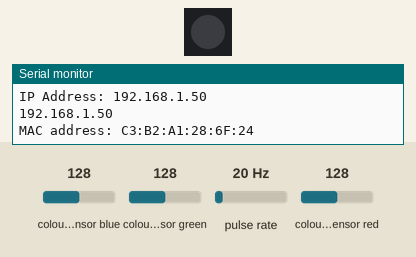
The sketch below on a simulated ESP32. On the bench: 1 RGB LEDs in strip order, left to right, the last lines printed to the serial monitor. Wiring (inferred from the names in the program): pulse sensor: data GPIO 3. The inputs (shaded band) are chosen by the test bench; at power-on: colour sensor blue 128, colour sensor green 128, pulse rate 20 Hz, colour sensor red 128. WiFi joins after 1.5 s; servers stay silent unless stated.

Above: at 20.6 s.
At 23.0 s:
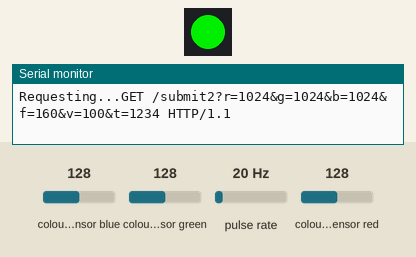
At 25.6 s:
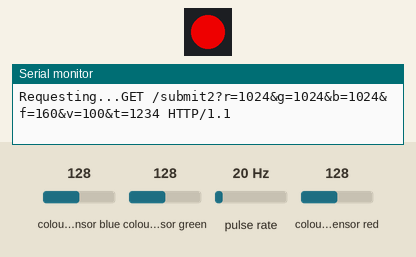
At 28.1 s:
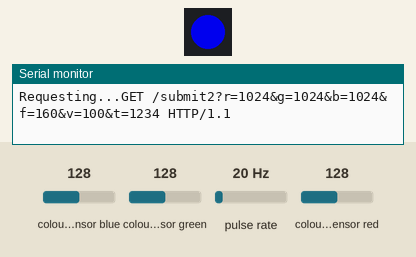
Timing chart, 0 to 28.9 s (numbered marks = the images above):
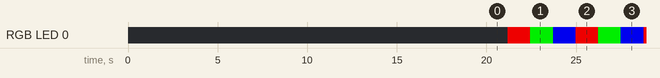

The sketch:

waterwidget1.ino
```cpp
#include <Adafruit_NeoPixel.h>

#include <SoftwareSerial.h> // needed for serial comm over digital pins other than onboard UART serial-over-usb
#include <Wire.h> // needed for I2C decives (SDA,SCL)
#include "Adafruit_NeoPixel.h"
#include "Adafruit_TCS34725.h"
#include <SPI.h>
#include <WiFi.h>

#include <stdio.h>

// ----------------------------------------------------------------
// WiFi Config
// ----------------------------------------------------------------

// WiFi - WPA2 AES CCPM
char ssid[] = "rover1";          // Wifi network SSID (name)
char pass[] = "hgoedbgmd";       // Wifi network password
char server[] = "192.168.101.1"; // Web server address

int status = WL_IDLE_STATUS; // holds the Wifi radio's status

// Initialize an object using the Wifi client library
WiFiClient client;

// ----------------------------------------------------------------
// Neopixel Config
// ----------------------------------------------------------------

// Which pin on the Arduino is connected to the NeoPixels?
const int PIN_NEOPIXEL_OUT = 6;

// When we setup the NeoPixel library, we tell it how many pixels, and which pin to use to send signals.
Adafruit_NeoPixel pixels = Adafruit_NeoPixel(1, PIN_NEOPIXEL_OUT, NEO_GRB + NEO_KHZ800);

// ----------------------------------------------------------------
// Color Sensor Config
// ----------------------------------------------------------------

// Initializes the color sensor object using it's library
Adafruit_TCS34725 tcs = Adafruit_TCS34725(TCS34725_INTEGRATIONTIME_700MS, TCS34725_GAIN_1X);

// ----------------------------------------------------------------
// Flow Sensor Config
// ----------------------------------------------------------------

// Must be a pin capable of an external hardware interupt
const int PIN_FLOWSENSOR_IN = 3;

// Gets incremented every time the HIGH signal is reached
volatile unsigned int flowSensorHighCount;

//------------------------------------------------------------------
// Setup() is the first function to execute.
//------------------------------------------------------------------
void setup()
{
    // Open serial communications and wait for port to open:
    Serial.begin(9600);

    // Wait for serial port to connect.
    //while (!Serial) { ; }

    // Check for presence of color sensor
    if (tcs.begin()) {
        Serial.println("Found sensor");
    } else {
        Serial.println("No TCS34725 found ... check your connections");
    }

    // Start the NeoPixels
    pixels.begin();

    // Assign the functionality of flowsensor pin
    pinMode( PIN_FLOWSENSOR_IN, INPUT );

    // Assign an interrupt so that when the flow sensor pin goes from
    // LOW to HIGH, a function will be triggered.
    attachInterrupt(digitalPinToInterrupt(PIN_FLOWSENSOR_IN), RegisterFlowSensorHigh, RISING);

    // check for the presence of the wifi shield:
    if (WiFi.status() == WL_NO_SHIELD) {
        Serial.println("WiFi shield not present");
        // don't continue:
        while (true);
    }
    //  WiFi.config(ip);

    String fv = WiFi.firmwareVersion();
    if (fv != "1.1.0") {
        Serial.println("Please upgrade the Wifi shield firmware");
    }

    // Attempt to connect to Wifi network:
    while (status != WL_CONNECTED) {
        Serial.print("Attempting to connect to WPA SSID: ");
        Serial.println(ssid);

        // Connect to WPA/WPA2 network:
        status = WiFi.begin(ssid, pass);

        // Wait 10 seconds for connection to occurr
        delay(10000);
    }

    // You're connected to Wifi now, so print out the data:
    Serial.print("You're connected to the WiFi network");
    printCurrentNet();
    printWifiStatus();
}

// Wifi functions
void printWifiStatus() {

    // print the SSID of the network you're attached to:
    Serial.print("SSID: ");
    Serial.println(WiFi.SSID());

    // print your WiFi shield's IP address:
    IPAddress ip = WiFi.localIP();
    Serial.print("IP Address: ");
    Serial.println(ip);
    Serial.println(ip);

    // print your MAC address:
    byte mac[6];
    WiFi.macAddress(mac);
    Serial.print("MAC address: ");
    Serial.print(mac[5], HEX);
    Serial.print(":");
    Serial.print(mac[4], HEX);
    Serial.print(":");
    Serial.print(mac[3], HEX);
    Serial.print(":");
    Serial.print(mac[2], HEX);
    Serial.print(":");
    Serial.print(mac[1], HEX);
    Serial.print(":");
    Serial.println(mac[0], HEX);
}

void printCurrentNet() {
    // print the SSID of the network you're attached to:
    Serial.print("SSID: ");
    Serial.println(WiFi.SSID());

    // print the MAC address of the router you're attached to:
    byte bssid[6];
    WiFi.BSSID(bssid);
    Serial.print("BSSID: ");
    Serial.print(bssid[5], HEX);
    Serial.print(":");
    Serial.print(bssid[4], HEX);
    Serial.print(":");
    Serial.print(bssid[3], HEX);
    Serial.print(":");
    Serial.print(bssid[2], HEX);
    Serial.print(":");
    Serial.print(bssid[1], HEX);
    Serial.print(":");
    Serial.println(bssid[0], HEX);

    // print the received signal strength:
    long rssi = WiFi.RSSI();
    Serial.print("signal strength (RSSI):");
    Serial.println(rssi);

    // print the encryption type:
    byte encryption = WiFi.encryptionType();
    Serial.print("Encryption Type:");
    Serial.println(encryption, HEX);
    Serial.println();
}

//------------------------------------------------------------------
// Called via interrupt when the PIN_FLOWSENSOR_IN's square wave
// transitions from LOW to HIGH voltage.
//------------------------------------------------------------------
void RegisterFlowSensorHigh()
{
    // Increment the "high" counter global variable.
    flowSensorHighCount++;
}

//------------------------------------------------------------------
// Loop() runs continuously until the board is reset or turned off.
//------------------------------------------------------------------
void loop()
{
    //----------------------------------------------
    // FLOW SENSOR
    //----------------------------------------------

    // Reset our interrupt counter back to zero.
    flowSensorHighCount = 0;

    // Turn on interrupts so we can collect flowrate sensor interrupts.
    interrupts();
    // Allow interrupt collection for 1 second.
    delay(1000);
    // Turn interrupts off again.
    noInterrupts();
    // Calculate the flowrate from how many interrupts occured during one sec.
    int flowRate = (flowSensorHighCount * 60.0 / 7.5);

    //----------------------------------------------
    // LED LIGHT (neopixel)
    //----------------------------------------------

    // this will naturally initialize to zero, and at the end of this
    // loop function we cycle it from 0-2, where 0=red 1=green 2=blue
    static unsigned currentColorIndex;

    int ledRedVal, ledGreenVal, ledBlueVal;

    if( currentColorIndex == 0 )
    {
        ledRedVal = 200; ledGreenVal = 0; ledBlueVal = 0;
    }
    if( currentColorIndex == 1 )
    {
        ledRedVal = 0; ledGreenVal = 200; ledBlueVal = 0;
    }
    if( currentColorIndex == 2 )
    {
        ledRedVal = 0; ledGreenVal = 0; ledBlueVal = 200;
    }

    // pixels.Color takes RGB values, from 0,0,0 up to 255,255,255
    pixels.setPixelColor( 0, pixels.Color( ledRedVal, ledGreenVal, ledBlueVal ) );
    pixels.show(); // This sends the updated pixel color to the hardware.

    //----------------------------------------------
    // COLOR SENSOR
    //----------------------------------------------

    // Set up vars for color sensor
    uint16_t sensorRedVal, sensorGreenVal, sensorBlueVal, sensorC, colorTemp, lux;

    // Populate color sensor vars
    tcs.getRawData( &sensorRedVal, &sensorGreenVal, &sensorBlueVal, &sensorC );

    // Calculate the rest of our color sensor values
    colorTemp = tcs.calculateColorTemperature( sensorRedVal, sensorGreenVal, sensorBlueVal );
    lux = tcs.calculateLux( sensorRedVal, sensorGreenVal, sensorBlueVal );

    //----------------------------------------------
    // COMMUNICATION TO DEVICES (publish our data)
    //----------------------------------------------

    // Print our data in this order:
    // flowRate, currentColorIndex, colorTemp, lux, sensorRedVal, sensorGreenVal, sensorBlueVal, sensorC;

    String req = "GET ";
    req += "/submit2?";
    req += "r=";
    req += sensorRedVal;
    req += "&g=";
    req += sensorGreenVal;
    req += "&b=";
    req += sensorBlueVal;
    req += "&f=";
    req += flowRate;
    req += "&v=";          //voltage
    req += 100;
    req += "&t=";          //unix epoch time
    req += 1234;
    req += " HTTP/1.1";

    //***************** Make HTTP GET REQUEST *****************

    // close any connection before send a new request.
    // This will free the socket on the WiFi shield
    client.stop();

    // if there's a successful connection:
    if (client.connect(server, 80)) {
        Serial.println("Requesting..." + req);
        // Send the HTTP PUT request:
        client.println(req);
        client.println("Host: 192.168.101.1");
        client.println("User-Agent: ArduinoWiFi/1.1");
        client.println("Connection: close");
        client.println();
    } else {
        // Couldn't make a connection:
        Serial.println("httpRequest(): client.connect() failed.");
    }
    //********************************************************

    // For the next time around, we set up the next LED color to use.
    // This will cycle from 0-2, where 0=red 1=green 2=blue
    currentColorIndex++;
    currentColorIndex = currentColorIndex % 3;

} // END loop()

// END OF FILE
```

Measured:
- by itself, RGB LED 0: repeats every 3.8 s: RGB(0, 200, 0) 1.3 s, RGB(0, 0, 200) 1.3 s, RGB(200, 0, 0) 1.3 s
- by itself, everything shown: repeats every 3.8 s, in 3 steps
